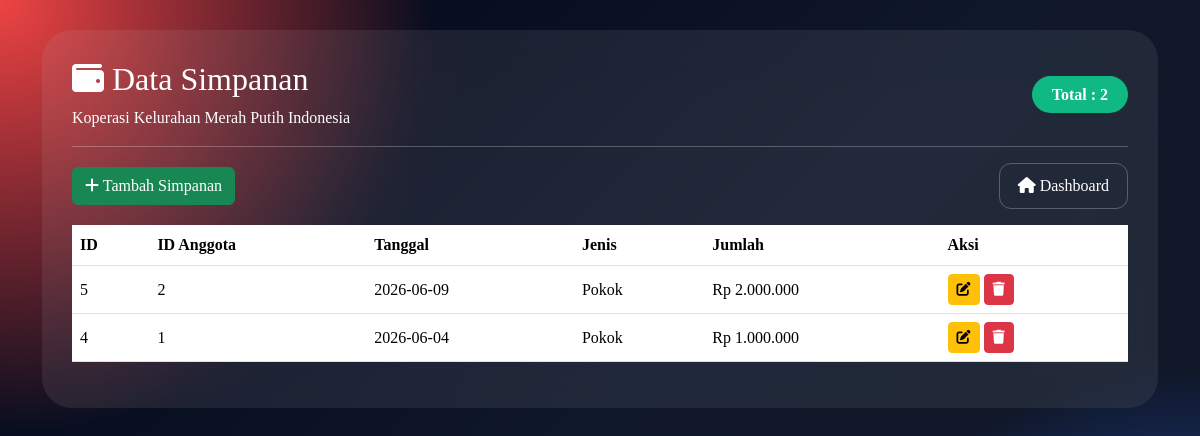
Screenshot of /koperasi/simpanan/index.php with the database file from the repository.
### tables this page shows
CREATE TABLE `simpanan` (
  `id_simpanan` int(11) NOT NULL,
  `id_anggota` int(11) DEFAULT NULL,
  `tanggal` date DEFAULT NULL,
  `jenis_simpanan` varchar(50) DEFAULT NULL,
  `jumlah` decimal(12,2) DEFAULT NULL
);

### koperasi/simpanan/index.php (the view, shortened to what this page needs)
<?php
include "../config/koneksi.php";
$data = mysqli_query($koneksi,"
SELECT * FROM simpanan
ORDER BY id_simpanan DESC
");
$total = mysqli_num_rows($data);
?>
<!DOCTYPE html>
<html lang="id">
<head>
<link href="https://cdn.jsdelivr.net/npm/bootstrap@5.3.3/dist/css/bootstrap.min.css" rel="stylesheet">
<link rel="stylesheet" href="https://cdnjs.cloudflare.com/ajax/libs/font-awesome/6.5.1/css/all.min.css">
</head>
<body>
<div class="container-fluid">
<div class="vip-card">
<div class="d-flex justify-content-between align-items-center">
<div>
<h2>
<i class="fas fa-wallet"></i>
Data Simpanan
</h2>
<p class="mb-0">Koperasi Kelurahan Merah Putih Indonesia</p>
</div>
<div>
<span class="badge-total">
Total : <?= $total; ?>
</span>
</div>
</div>
<hr>
<div class="d-flex justify-content-between align-items-center mb-3">
    <a href="tambah_simpanan.php" class="btn btn-success">
        <i class="fas fa-plus"></i>
        Tambah Simpanan
    </a>
    <a href="../admin/dashboard.php" class="btn btn-outline-light">
        <i class="fas fa-home"></i>
        Dashboard
    </a>
</div>
<div class="table-responsive">
<table class="table table-hover align-middle">
<thead>
<tr>
<th>ID</th>
<th>ID Anggota</th>
<th>Tanggal</th>
<th>Jenis</th>
<th>Jumlah</th>
<th>Aksi</th>
</tr>
</thead>
<tbody>
<?php while($d = mysqli_fetch_assoc($data)) : ?>
<tr>
<td><?= $d['id_simpanan']; ?></td>
<td><?= $d['id_anggota']; ?></td>
<td><?= $d['tanggal']; ?></td>
<td><?= $d['jenis_simpanan']; ?></td>
<td>Rp <?= number_format($d['jumlah'],0,',','.'); ?></td>
<td>
<a href="edit_simpanan.php?id=<?= $d['id_simpanan']; ?>" class="btn btn-warning btn-sm">
<i class="fas fa-edit"></i>
</a>
<a href="hapus_simpanan.php?id=<?= $d['id_simpanan']; ?>"
onclick="return confirm('Hapus data ini?')"
class="btn btn-danger btn-sm">
<i class="fas fa-trash"></i>
</a>
</td>
</tr>
<?php endwhile; ?>
</tbody>
</table>
</div>
</div>
</div>
</body>
</html>

### koperasi/simpanan/index.php (style rules this page uses)
body { background: radial-gradient(circle at top left,#ef4444 0%,transparent 30%), radial-gradient(circle at bottom right,#2563eb 0%,transparent 30%), linear-gradient(135deg,#020617,#0f172a,#111827); min-height:100vh; padding:30px; font-family:Poppins; }
.vip-card { background:rgba(255,255,255,.08); backdrop-filter:blur(25px); border-radius:30px; padding:30px; color:white; }
.table { color:white; }
.table thead { background:rgba(255,255,255,.15); }
.badge-total { background:#10b981; padding:10px 20px; border-radius:30px; font-weight:600; }
.btn-outline-light { border:1px solid rgba(255,255,255,.25); color:white; border-radius:12px; padding:10px 18px; transition:all .3s ease; }

### rows the page displays
simpanan: id_simpanan "5", id_anggota "2", tanggal "2026-06-09", jenis_simpanan "Pokok", jumlah "2.000.000"
simpanan: id_simpanan "4", id_anggota "1", tanggal "2026-06-04", jenis_simpanan "Pokok", jumlah "1.000.000"

### other values shown
$total "2"
